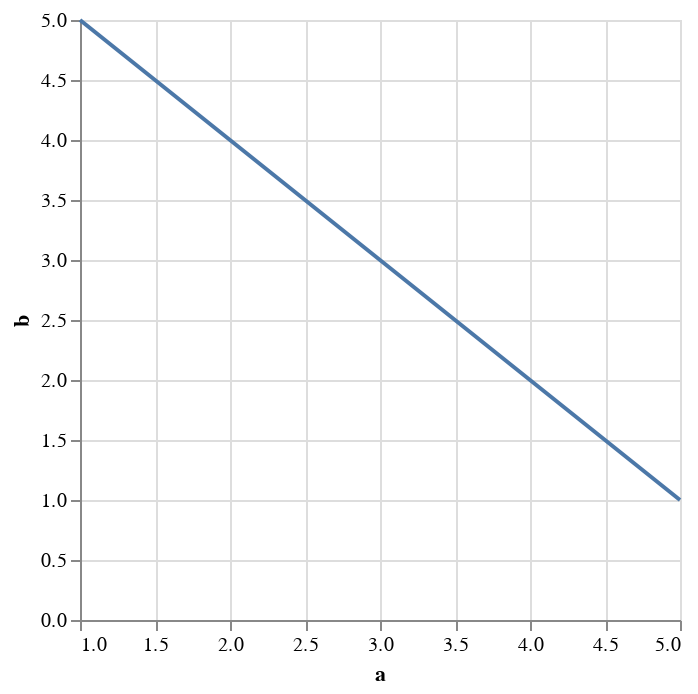

Notebook cell for this chart:
### Code cell
line_chrt=alt.Chart(data).mark_line().encode(x='a',y='b')
line_chrt

### Figure 1 — Vega-Lite specification as saved in the notebook (floating-point values rounded to 4 significant figures)
{"config": {"view": {"continuousWidth": 300, "continuousHeight": 300}}, "data": {"name": "data-fb387ff08830c2ebcd45307b627b11b2"}, "mark": {"type": "line"}, "encoding": {"x": {"field": "a", "type": "quantitative"}, "y": {"field": "b", "type": "quantitative"}}, "$schema": "https://vega.github.io/schema/vega-lite/v5.17.0.json", "datasets": {"data-fb387ff08830c2ebcd45307b627b11b2": [{"a": 1, "b": 5}, {"a": 2, "b": 4}, {"a": 3, "b": 3}, {"a": 4, "b": 2}, {"a": 5, "b": 1}]}}
